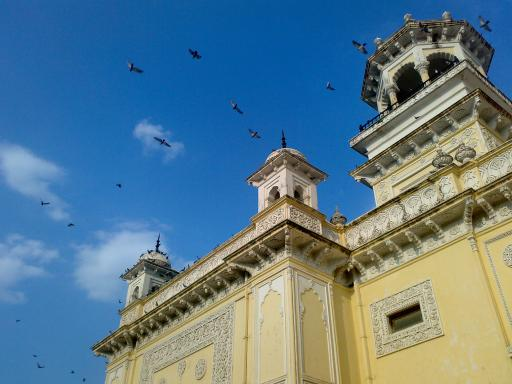
#> input picture Features Detection/sift/sift.jpg, 512 x 384 px, found by its file name
$ jupyter execute Untitled.ipynb
#> lines starting #> are read from the running program, lines starting #| are printed output that depends on the picture
[cell 1]
import cv2
import matplotlib.pyplot as plt

[cell 2]
img = cv2.imread(r"D:\Amjid_Ali\opencv\OpenCv\Features Detection\sift\sift.jpg",0)
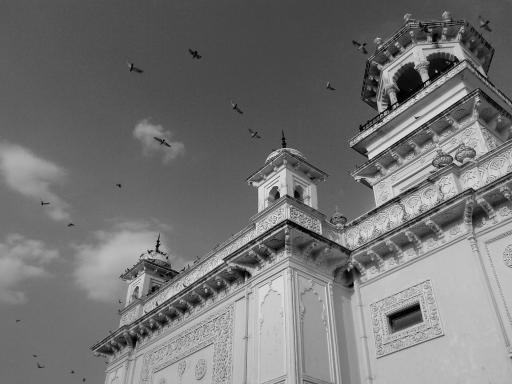
#> img: shape (384, 512); min 0, max 255, mean 116.2

[cell 3]
fast = cv2.FastFeatureDetector_create()

[cell 4]
kp=fast.detect(img,None)
#> kp = 5092 keypoints; strongest (x, y, size): (436, 71, 7), (423, 80, 7), (414, 67, 7), (369, 157, 7)

[cell 5]
img2 = cv2.drawKeypoints(img, kp, None, color=(255,0,0))
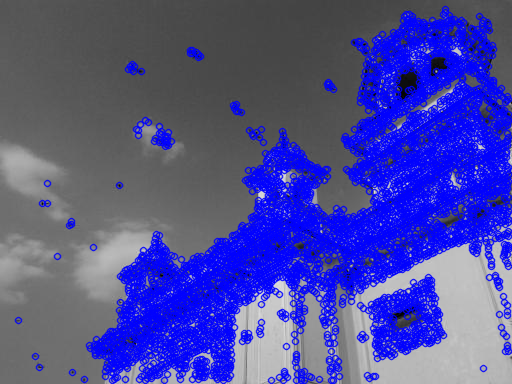
#> img2: shape (384, 512, 3); mean of channels 0, 1, 2 155.8, 76.6, 76.6; drawn as B, G, R

[cell 6]
# Print all default params
print( "Threshold: {}".format(fast.getThreshold()) )
print( "nonmaxSuppression:{}".format(fast.getNonmaxSuppression()) )
print( "neighborhood: {}".format(fast.getType()) )
print( "Total Keypoints with nonmaxSuppression: {}".format(len(kp)) )
#| Total Keypoints with nonmaxSuppression: 5092

[cell 7]
plt.imshow(img2)

# without maximum suppression

[cell 8]
# Disable nonmaxSuppression
fast.setNonmaxSuppression(0)
kp = fast.detect(img, None)
#> kp = 17758 keypoints; strongest (x, y, size): (445, 9, 7), (443, 11, 7), (445, 11, 7), (446, 11, 7)
print( "Total Keypoints without nonmaxSuppression: {}".format(len(kp)) )
#| Total Keypoints without nonmaxSuppression: 17758
img3 = cv2.drawKeypoints(img, kp, None, color=(255,0,0))
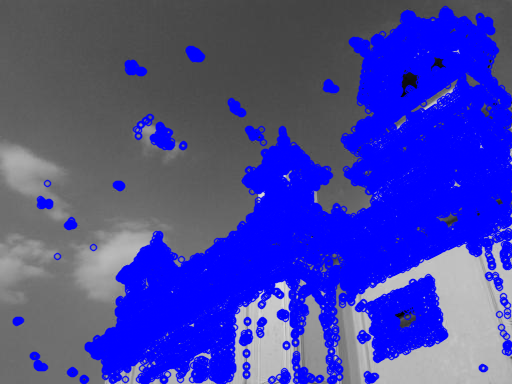
#> img3: shape (384, 512, 3); mean of channels 0, 1, 2 166.2, 67.5, 67.5; drawn as B, G, R
plt.imshow(img3)
